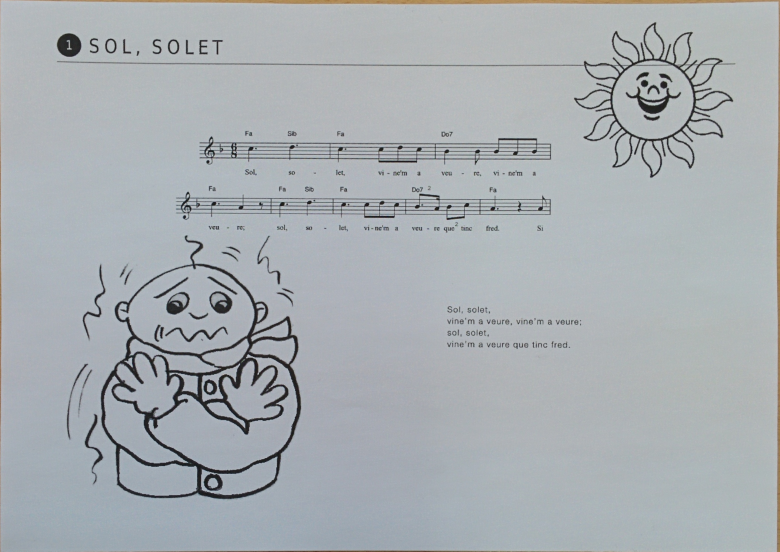
#> input picture tp_3/resources/model.png, 2340 x 1654 px (shown at 1/3 size)
$ jupyter execute --allow-errors practice_03-01_ORB_AR.ipynb   (shell and % lines are left out)
#> lines starting #> are read from the running program, lines starting #| are printed output that depends on the picture; after the words box and inside, x2 and y2 are one past the last pixel; in counts of white or black regions, pixels touching at a corner belong together
EPITA 2022 MLRF practice_03-01_ORB_AR v2023-05-30_183713 by Joseph CHAZALON

<div style="overflow: auto; padding: 10px; margin: 10px 0px">


This work is licensed under a [Creative Commons Attribution 4.0 International License](http://creativecommons.org/licenses/by/4.0/).
</div>

# Practice 03 part 01: Augmented Reality using ORB matching

We will demonstrate a simple technique, light enough to be run on an old smartphone, which detects an instance of a know document in a video frame, and overlays some dynamic content over this document in the frame.

We will use an excerpt of a dataset we created for a funny little app a few years ago, which allows children to point at a songbook page and play the associated song using a tablet. This is illustrated below.


This is much like marker-based Augmented Reality (AR), where the marker is a complex image.

**This approach requires to prepare of document model prior to matching documents within frames.**

We will proceed in 5 steps:

1. detect keypoints from the model and display them;
2. compute the descriptors for the model image;
3. detect the keypoints for a frame image, compute the descriptors and display them;
4. create matchers and index descriptors;
5. estimate the homography from the model to the frame;
5. project a modified image over the document in the frame.

The resources for this session are packaged directly within this notebook's archive: you can access them under the `resources/` folder:
- `model.png`: the model image we will use;
- `frame_0010.jpeg`: a frame image extracted from a video.

## 0. Import module, load resources

[cell 1]
# deactivate buggy jupyter completion

[cell 2]
import numpy as np
import cv2
import matplotlib.pyplot as plt
import os

[cell 3]
cv2.__version__

I tested this lab session using OpenCV 4.0.0. Beware of API breaks with version 5!

[cell 4]
PATH_TO_RESOURCES = "./resources"

[cell 5]
model_img = cv2.imread(os.path.join(PATH_TO_RESOURCES, "model.png"))
#> model_img is the input picture: shape (1654, 2340, 3); mean B, G, R 178.4, 174.4, 168.8
model_img.shape, model_img.dtype

[cell 6]
# to remain sane
def bgr2rgb(img):
    return cv2.cvtColor(img, cv2.COLOR_BGR2RGB)

### Here is our model image

[cell 7]
plt.imshow(bgr2rgb(model_img), cmap='gray')

We need to convert it to grayscale to extract ORB keypoints from it.

[cell 8]
model_img_gray = cv2.cvtColor(model_img, cv2.COLOR_BGR2GRAY)

[cell 9]
plt.imshow(model_img_gray, cmap='gray')

### Here is the frame we will process

[cell 10]
frame_img = cv2.imread(os.path.join(PATH_TO_RESOURCES, "frame_0010.jpeg"))
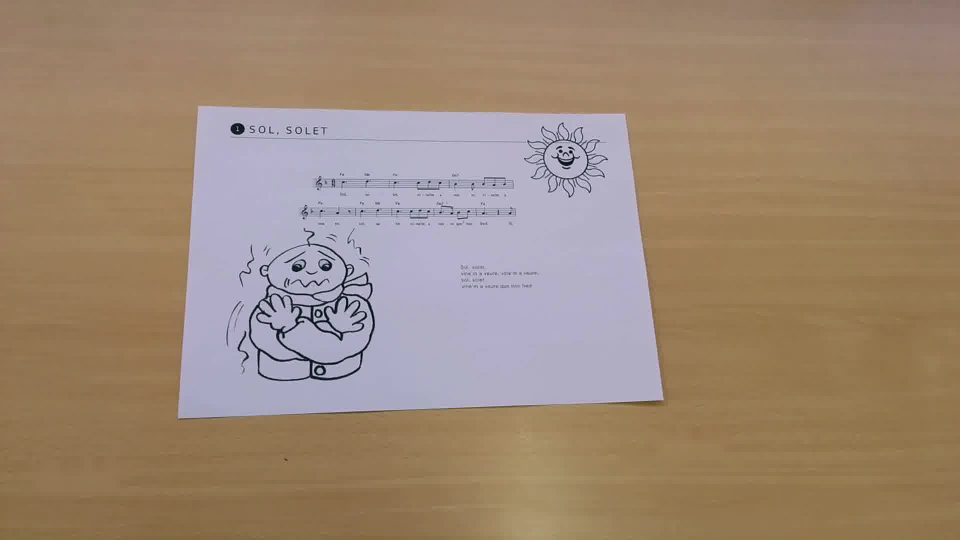
#> input picture tp_3/resources/frame_0010.jpeg, 1920 x 1080 px (shown at 1/2 size)
#> frame_img is the input picture: shape (1080, 1920, 3); mean B, G, R 117.8, 136.5, 157.7
frame_img.shape, model_img.dtype

[cell 11]
plt.imshow(bgr2rgb(frame_img))

We also need to convert it to grayscale, for the same reason.

[cell 12]
frame_img_gray = cv2.cvtColor(frame_img, cv2.COLOR_BGR2GRAY)
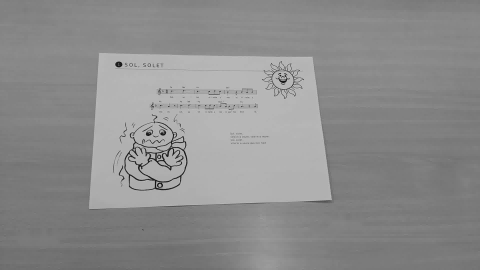
#> frame_img_gray: shape (1080, 1920) (shown at 1/4 size); min 1, max 239, mean 140.7

[cell 13]
plt.imshow(frame_img_gray, cmap='gray')

## 1. Detect and draw keypoints (model image)
First, we will detect and display some keypoints using the ORB method.

<div style="overflow: auto; border-style: dotted; border-width: 1px; padding: 10px; margin: 10px 0px">

**Complete the creation of the ORB object below, setting parameters appropriately.**

*Tips:*
- ORB keypoint detection and description is performed with the same `ORB` object.
- Create this `ORB` object using `cv2.ORB.create(...)`.
- You need to select appropriate parameters. The default parameters may not give the best possible results.
- In particular, we need:
  - a few thousands features;
  - several levels (as the frame object may appear several times smaller than in the original model);
  - to select the Harris score to stabilize the results (`scoreType=cv2.ORB_HARRIS_SCORE`).
</div>

#> (a cell that did not finish here is left out)

[cell 15]
# TODO create the ORB detector and descriptor

orb = cv2.ORB.create(nfeatures=2000,
                     nlevels=5,
                     scoreType=cv2.ORB_HARRIS_SCORE)

<div style="overflow: auto; border-style: dotted; border-width: 1px; padding: 10px; margin: 10px 0px">

**Now you can detect keypoints from the model image.**

*Tips:*
- Use the `orb.detect()` method.
- Use the graylevel image.
</div>

[cell 16]
# TODO detect keypoints
model_kpts = orb.detect(model_img_gray)
#> model_kpts = 2000 keypoints; strongest (x, y, size): (464, 129, 64.3), (705, 462, 64.3), (702, 443, 31), (697, 460, 64.3)
len(model_kpts)
#> Out = 2000

<div style="overflow: auto; border-style: dotted; border-width: 1px; padding: 10px; margin: 10px 0px">

**Display the keypoints using the function we provide below.**
</div>

Expected result:

[cell 17]
# because the function from OpenCV's python wrapper is buggy
def draw_keypoints(color_image, keypoints, color=(0,255,0)):
    '''
    Display keypoints in some color over an image.

    Parameters
    ----------
    color_image: ndarray, shape=(rows, cols, 3 channels)
        color image in BGR order

    keypoints: list of cv2.KeyPoint
        keypoints detected in the image

    color: tuple of uint8 (optional)
        color of the keypoints to drawn, in BGR order
    '''
#> called with color = (0, 255, 0)
    if color_image.ndim != 3:
        raise ValueError(
            "draw_keypoints: parameter `color_image` must be a... (wait for it) color image!")
    draw = color_image.copy()
    for k in keypoints:
        angle = k.angle
        class_id = k.class_id
        convert = k.convert
        octave = k.octave
        overlap = k.overlap
        pt_x, pt_y = k.pt
        pt_int = int(pt_x), int(pt_y)
        response = k.response
        size = k.size
        cv2.circle(draw, pt_int, int(size), color)
        pt2 = int(pt_x + np.sin(angle)*size), int(pt_y + np.cos(angle)*size)
        cv2.line(draw, pt_int, pt2, color, thickness=2)
#> this loop made 2000 passes
#> (k, angle, pt_x, pt_y, response, pt2) on passes 1 to 3: (keypoint at (1829, 301), size 31, 156.6, 1829, 301, 0.000849, (1814, 328)), (keypoint at (2086, 323), size 31, 321.5, 2086, 323, 0.00103, (2113, 337)), (keypoint at (1831, 321), size 31, 208, 1831, 321, 0.000941, (1850, 345))
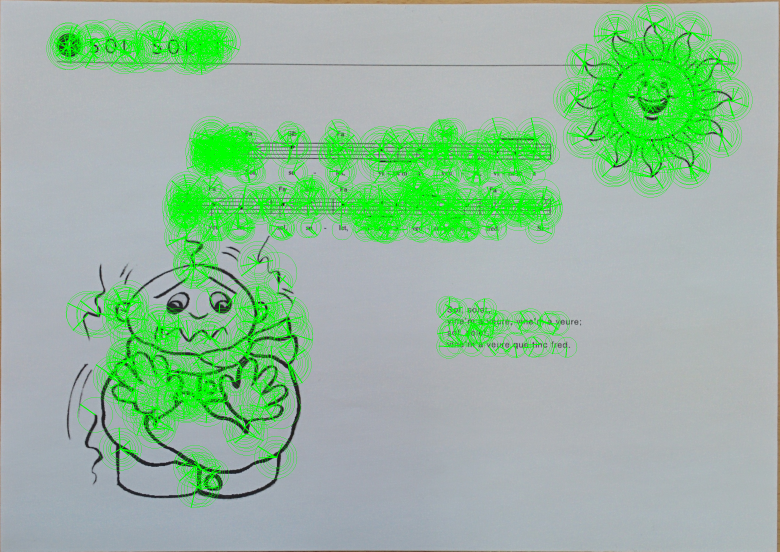
#> draw: shape (1654, 2340, 3) (shown at 1/3 size); 12.56% of pixels changed, all inside (x1, y1, x2, y2) = (139, 4, 2258, 1524)
    plt.imshow(bgr2rgb(draw))

[cell 18]
# TODO draw the keypoints detected in the model image
draw_keypoints(model_img, model_kpts)

## 2. Compute descriptors (model image)

<div style="overflow: auto; border-style: dotted; border-width: 1px; padding: 10px; margin: 10px 0px">

**Compute the descriptors for each of the keypoints we previously detected.**

*Tips:*
- Use the `ORB.compute() method.`
</div>

[cell 19]
# TODO compute the descriptors
model_kpts, model_desc = orb.compute(model_img_gray, model_kpts)
len(model_kpts), model_desc.shape
#> Out = (2000, (2000, 32))

<div style="overflow: auto; border-style: dotted; border-width: 1px; padding: 10px; margin: 10px 0px">

**What is the size (in bytes) of an ORB descriptor?**
</div>

**TODO you answer here**

Storing an ORB descriptor takes 32 bytes (without indexing overhead).

## 2. Detect and compute keypoints from the frame

<div style="overflow: auto; border-style: dotted; border-width: 1px; padding: 10px; margin: 10px 0px">

**Using the `ORB.detectAndCompute()` method, preform keypoint detection and description in a single step.**

*Tips:*
- This function requires a mask but we do not need it. Set `mask=None`.
</div>

Expected result of `draw_keypoints()`:

[cell 20]
# TODO detect keypoints and compute descriptors for the frame
frame_kpts, frame_descr = orb.detectAndCompute(frame_img, mask=None)
#> frame_kpts = 2000 keypoints; strongest (x, y, size): (1149, 284, 31), (1140, 302, 44.6), (1134, 279, 31), (636, 631, 37.2)
len(frame_kpts), frame_descr.shape
#> Out = (2000, (2000, 32))

[cell 21]
# Run me!
draw_keypoints(frame_img, frame_kpts)
#> call 2 of draw_keypoints, with color = (0, 255, 0)
#> the loop in draw_keypoints (call 2), `for k in keypoints:` made 2000 passes
#> k on passes 19 to 21: keypoint at (1160, 353), size 31, keypoint at (1112, 352), size 31, keypoint at (627, 727), size 31
#> after the loop in draw_keypoints (call 2), `for k in keypoints:`:
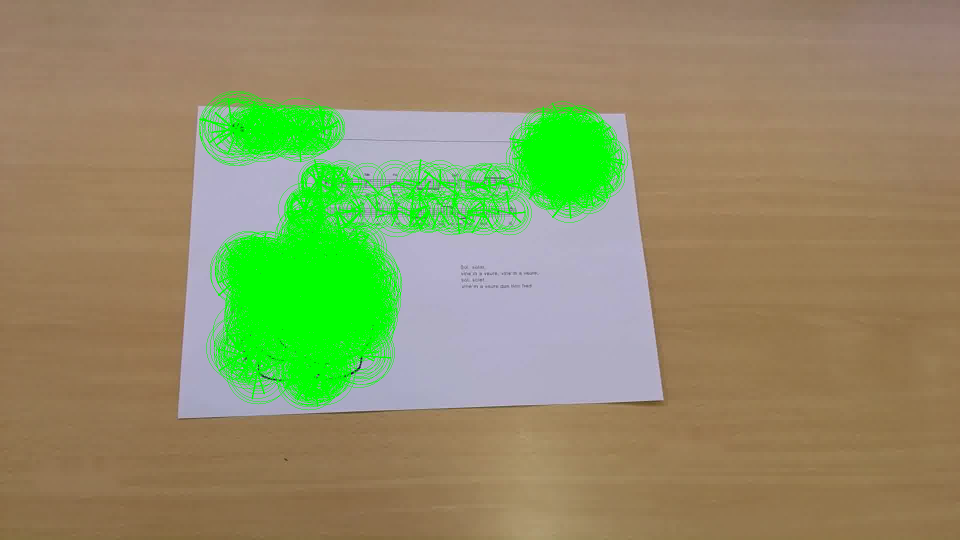
#> draw: shape (1080, 1920, 3) (shown at 1/2 size); 8.92% of pixels changed, all inside (x1, y1, x2, y2) = (398, 182, 1257, 821)

<div style="overflow: auto; border-style: dotted; border-width: 1px; padding: 10px; margin: 10px 0px">

**What are the regions where keypoints are detected?**
</div>

**TODO you answer here**

## 3. Create a matcher and index model descriptors
A matcher object is used to compare two sets of descriptors.

The relevant OpenCV documentation is available at the [DescriptorMatcher documentation page](https://docs.opencv.org/master/db/d39/classcv_1_1DescriptorMatcher.html).

### Overview
There are two matchers available in OpenCV:
- the brute force matcher, which performs a $m \times n$ match of each of the $m$ descriptors in the first set against each of the $n$ descriptors in the second set;
- the FLANN-based matcher, which performs fast approximate nearest neighbor search using an indexing structure.

In both cases, we need to specifiy the **distance** the matcher will use to compare descriptors.
There are several built-in norms:
- cv2.NORM_INF: $\|X-Y\|_{L_{\infty}} = \max _i | X_i - Y_i|$ where $V_i$ is the $i$-th component of vector $V$.
- cv2.NORM_L1: $\| X-Y \| _{L_1} = \sum _i | X_i - Y_i|$
- cv2.NORM_L2: $\| X-Y \| _{L_2} = \sqrt{\sum_i (X_i - Y_i)^2}$
- cv2.NORM_L2SQR: $\| X-Y \| _{L_{2S}} = \sum_i (X_i - Y_i)^2$
- cv2.NORM_HAMMING: Calculates the Hamming distance (count the non-zero bits in $X_i \mathbin{\&} Y_i$, where $\mathbin{\&}$ is a bit-wise "and") between the arrays.
- cv2.NORM_HAMMING2: Similar to `NORM_HAMMING`, but in the calculation, each two bits of the input sequence will be added and treated as a single bit to be used in the same calculation as `NORM_HAMMING` (only useful if you set the `WTA_K` parameter of ORB to something else than `2`).

### Brute force (BF) matcher
It has only 1 parameter, beside the distance function: `crossCheck`. It allows to perform a symmetry test, i.e. to keep only descriptors pairs where each one is the closest to the other one in each set, or more formally:
$$
\{
(\hat{d_i},\hat{d_j}) \mid
\hat{d_j} = \underset{d_j \in D_2}{\mathrm{argmin}} \operatorname{dist}(\hat{d_i}, d_j)
\land
\hat{d_i} = \underset{d_i \in D_1}{\mathrm{argmin}} \operatorname{dist}(d_i, \hat{d_j})
\},
$$
otherwise, we get the following set, $\forall d_i \in D_1$:
$$
\{
(d_i,\hat{d_j}) \mid
\hat{d_j} = \underset{d_j \in D_2}{\mathrm{argmax}} \operatorname{score}(d_i, d_j)
\}.
$$

We recommend to create a BF matcher using `cv2.BFMatcher_create(normType, crossCheck)`.

### FLANN-based matcher
FLANN stands for *Fast Library for Approximate Nearest Neighbors*.

The FLANN-based matcher is much more complex than the BF one, as it can use multiple indexing strategies
(which may or may not be compatible with your descriptor type!) which have, in turn, parameters to be set.

This matcher may be faster when matching a large train collection than the brute force matcher.

A good but old documentation is available for
[OpenCV 2.4 implementation](https://docs.opencv.org/2.4/modules/flann/doc/flann_fast_approximate_nearest_neighbor_search.html).

OpenCV supports several indexing algorithms:
- Linear: the index will perform a linear, brute-force search.
  - algorithm code: FLANN_INDEX_LINEAR = 0
  - no extra parameters
- KD-Trees: the index constructed will consist of a set of randomized kd-trees which will be searched in parallel.
  - algorithm code: FLANN_INDEX_KDTREE = 1
  - extra parameters: `trees` The number of parallel kd-trees to use. Good values are in the range `[1..16]`.
- K-Means: the index constructed will be a hierarchical k-means tree.
  - algorithm code: FLANN_INDEX_KMEANS = 2
  - extra parameters include the branching factor to use for the hierarchical k-means tree,
  and parameters for K-Means initialization and computation.
- Composite: the index created combines the randomized kd-trees and the hierarchical k-means tree.
  - algorithm code: FLANN_INDEX_COMPOSITE = 3
  - extra parameters include both previous parameters sets.

- KD-Tree: the index is contructed using a single KD-tree.
  - algorithm code: FLANN_INDEX_KDTREE_SINGLE = 4
  - extra parameters: None, apparently
- Hierarchical clustering: Documentation is missing, but it seems to be a classical hierarchical clustering.
  - algorithm code: FLANN_INDEX_HIERARCHICAL = 5
  - extra parameters: unclear
- LSH (Locality Sensitive Hashing): the index created uses multi-probe LSH.
  - algorithm code: FLANN_INDEX_LSH = 6
  - **This indexing algorithm is compatible with ORB's binary descriptors!**
  - extra parameters:
    - `table_number`: the number of hash tables to use (between 10 and 30 usually).
    - `key_size`: the size of the hash key in bits (between 10 and 20 usually).
    - `multi_probe_level`: the number of bits to shift to check for neighboring buckets (0 is regular LSH, 2 is recommended).
  - Also, [this tutorial](https://docs.opencv.org/master/dc/dc3/tutorial_py_matcher.html) suggests to use the following parameters:
      - `table_number = 6`
      - `key_size = 12`
      - `multi_probe_level = 1`
- and [even more](https://github.com/opencv/opencv/blob/b39cd06249213220e802bb64260727711d9fc98c/modules/flann/include/opencv2/flann/defines.h#L68)…

This matcher also has search parameters (like whether to sort the results) but there are very little reasons to change the default values.

To create a FLANN-based matcher, we recommend to use the following technique:
```python
# Create a dictionary for indexing parameters:
flann_index_params= dict(algorithm = 6, # LSH
                        table_number = 6, # LSH parameters
                        key_size = 12,
                        multi_probe_level = 1)
# Then create the matcher
matcher = cv2.FlannBasedMatcher(indexParams=flann_index_params)
```

<div style="overflow: auto; border-style: dotted; border-width: 1px; padding: 10px; margin: 10px 0px">

**Create a BF matcher and FLANN matcher.**
</div>

*Hint:* keep in mind that your ORB descriptors will be **binary**.

[cell 22]
# TODO
matcher_BF = cv2.BFMatcher_create(cv2.NORM_HAMMING, crossCheck=True)

# Create a dictionary for indexing parameters:
flann_index_params= dict(algorithm = 6, # LSH
                        table_number = 6, # LSH parameters
                        key_size = 12,
                        multi_probe_level = 1)

# Then create the matcher
matcher_FLANN = cv2.FlannBasedMatcher(indexParams=flann_index_params)

### Indexation
While it is possible to directly call  `matcher.match(descriptors1, descriptors2)`,
we usually index descriptors before matching them.

This is useful in real conditions for the case we are working on: we have to match each frame against every possible model (there were severa songs available), so this allows to:
1. perform indexing only once;
2. handle multiple models and therefore perform object detection (however the pipeline is a bit more complex).

This is performed using the `matcher.add(list_of_list_of_descriptors)`
which adds sets of descriptors for several **training (or "model") images**.

The index then retains for each single descriptor:
- its value (indexed);
- the id of the training image.

We will therefore distinguish between:
- **train descriptors**, provided upon training;
- **query descriptors**, provided upon matching.

<div style="overflow: auto; border-style: dotted; border-width: 1px; padding: 10px; margin: 10px 0px">

**Index the descriptors of the model image.**

*Tips:*
- Use `matcher.add()`.
- Do it for both matchers (we will compare them).
- **add() takes a list of list of descriptors!**
</div>

[cell 23]
# TODO
matcher_BF.add([model_desc])
matcher_FLANN.add([model_desc])

## 4. Match descriptors and estimate the homography
We are now ready to match descriptors.

We suggest to use a FLANN-based matcher to be able to perform a ratio-test.

### Matching descriptors
Matching descriptors is performed using one of the following functions:

- `matcher.match(query_descriptors)`: actually is `knnMatch`, with `k=1`.
- `matcher.knnMatch(query_descriptors, k=...)`:
  Performs a K-nearest neighbor search for a given query point using the index.
  - Without symmetry test, this will return a match for each query descriptor as long as there is at least one descriptor in the train set.
  - Useful for ratio test with `k` > 1.
  - Note that `k` > 1 is not possible with BF matcher when `crossCheck` is `True`!
- `matcher.radiusMatch(query_descriptors, maxDistance=...)`:
  Performs a radius nearest neighbor search for a given query point, ie returning only results within the specified radius).
  - Useful with when we have a background model which allows us to set a threshold.

### 4.1 Simple match

<div style="overflow: auto; border-style: dotted; border-width: 1px; padding: 10px; margin: 10px 0px">

**Compute the matches between the frame descriptors and the model descriptors using the FLANN matcher.**

*Tips:*
- Use the `matcher.match()` method to avoid having a list of tuples of 1 element as result.
</div>

[cell 24]
# TODO compute the matches
matches = matcher_FLANN.match(frame_descr)
len(matches)
#> Out = 2000

### Display the matches
Here is a simple way to display the matches using `cv2.drawMatches()`.
We could keep only the closest matches, but we will keep this simple for now.

[cell 25]
# Run me
def draw_matches(img1, kpts1, img2, kpts2, matches, color=(0,0,255), title=""):
    '''img1 and img2 are color images.'''
#> called with color = (0, 0, 255), title = ''
    img_matches = np.empty((max(img1.shape[0], img2.shape[0]),
                           img1.shape[1]+img2.shape[1],
                           3),
                           dtype=np.uint8)
    img_matches = cv2.drawMatches(img1, kpts1, img2, kpts2,
                          matches,
                          img_matches,
                          matchColor=color,
                          flags=cv2.DrawMatchesFlags_NOT_DRAW_SINGLE_POINTS)
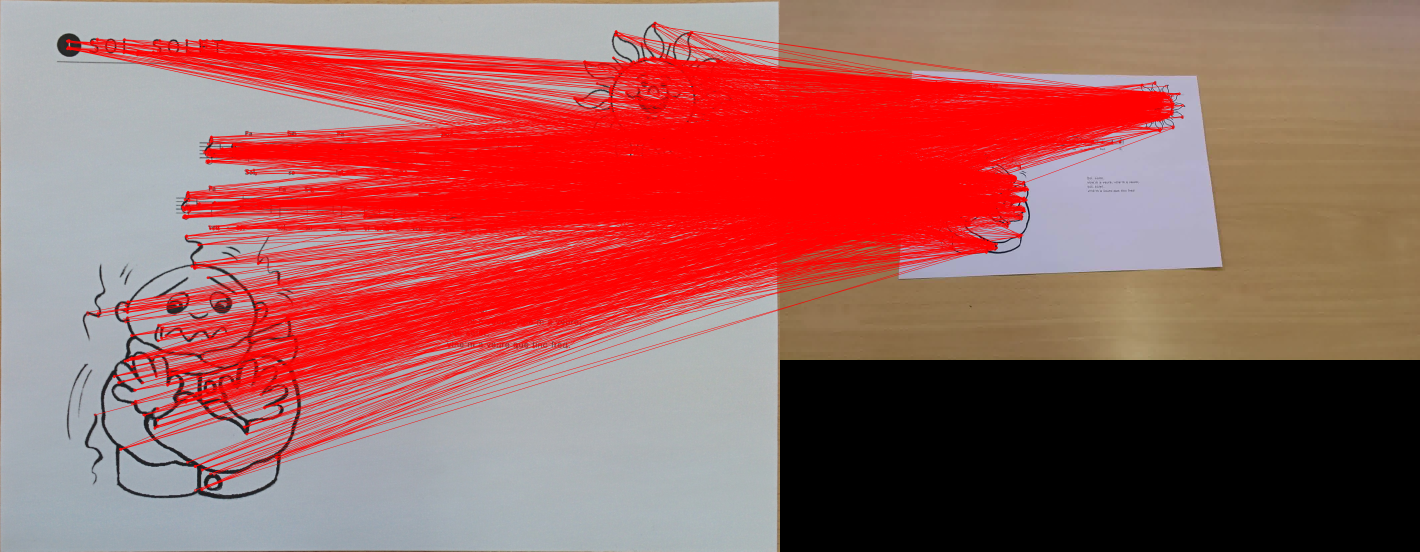
#> img_matches: shape (1654, 4260, 3) (shown at 1/3 size); mean B, G, R 92.9, 96.5, 160.2
    plt.figure(figsize=(12,4))
    plt.imshow(bgr2rgb(img_matches))
#> (the rest of the program and of its run is left out)
